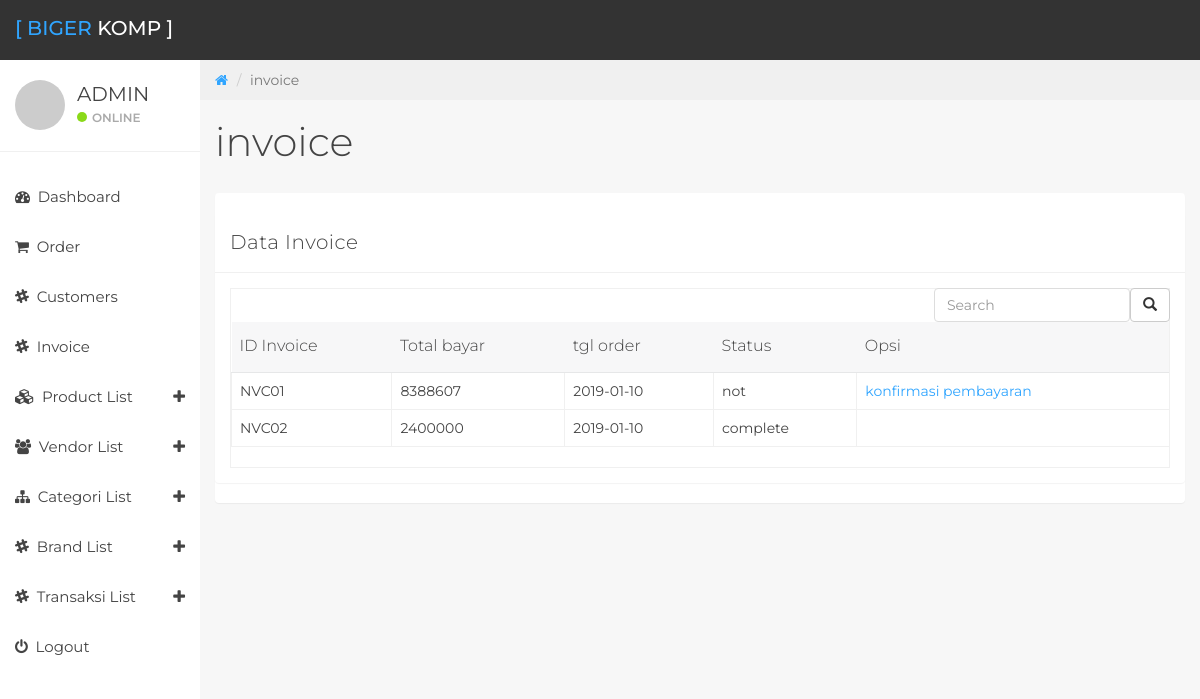
The page /home/admInvoice (signed in) on the database its author committed.
### tables this page shows
CREATE TABLE `invoice` (
  `Id_invoice` varchar(12) NOT NULL,
  `Id_cus` varchar(12) NOT NULL,
  `total_bayar` mediumint(9) NOT NULL,
  `tgl_msk` date NOT NULL,
  `status` enum('pending','complete','not') NOT NULL DEFAULT 'not'
);

### application/libraries/template.php (called while the page is built)
<?php
class Template {
   var $template_data = array();
    public function set($name, $value)
    {
        $this->template_data[$name]=$value;
    }
    public function load($template='', $view='', $view_data='', $return = FALSE)
    {
        $this->CI =& get_instance();
        $this->set('contents',$this->CI->load->view($view, $view_data, TRUE));
        return $this->CI->load->view($template, $this->template_data, $return);
    }
}
?>

### application/controllers/home.php (called while the page is built, shortened)
<?php
class Home extends CI_Controller {
 		public function admInvoice(){
 			$data['count'] = $this->produk_model->getData('invoice')->num_rows();
 			$data['invoice'] = $this->produk_model->getData('invoice')->result();
 			$this->template->load('admin/wraper','admin/isi/invoice',$data);
 		}
}
?>

### index.php (called while the page is built, shortened)
<?php
require_once BASEPATH.'core/CodeIgniter.php';

### application/models/produk_model.php (called while the page is built, shortened)
<?php
	class Produk_model extends CI_Model{
		public function getData($tables){
			return $this->db->get($tables);
		}
}
?>

### application/views/admin/isi/invoice.php (the view, shortened to what this page needs)
	<div class="col-sm-9 col-sm-offset-3 col-lg-10 col-lg-offset-2 main">
		<div class="row">
			<ol class="breadcrumb">
				<li><a href="#">
					<em class="fa fa-home"></em>
				</a></li>
				<li class="active">invoice</li>
			</ol>
		</div>
		<div class="row">
			<div class="col-lg-12">
				<h1 class="page-header">invoice</h1>
			</div>
		</div>
		<div class="panel panel-container">
			<div class="row">
				<div class="col-md-12">
		<div class="panel panel-default">
			<div class="panel-heading">Data Invoice</div>
				<div class="panel-body">
					<div class="bootstrap-table">
						<div class="fixed-table-toolbar">
							<div class="columns btn-group pull-right">
								<button class="btn btn-default" type="submit" name="search" title="search">
									<i class="glyphicon glyphicon-search icon-search"></i>
								</button>
							</div>
						<div class="pull-right search">
							<input class="form-control" type="text" placeholder="Search">
						</div>
					</div>
					<div class="fixed-table-container">
					<div class="fixed-table-body">
						<table  class="table table-hover">
								<thead>
									<tr>
										<th style="">
											ID Invoice
										</th>
										<th style="">
											Total bayar
										</th>
										<th style="">
											tgl order
										</th>
										<th style="">
											Status
										</th>
										<th class="">Opsi</th>
									</tr>
								</thead>
								<?php
								if ($count == 0) {
								?>
								<tr>
									<td align="center" colspan="6">
										<div>
											<h5>Data Kosong</h5>
										</div>
									</td>
								</tr>
								<?php
								} else {
								foreach ($invoice as $val) {
								?>
								<tr>
									<td style=""><?php echo $val->Id_invoice; ?></td>
									<td style=""><?php echo $val->total_bayar; ?></td>
									<td style=""><?php echo $val->tgl_msk; ?></td>
									<td style=""><?php echo $val->status; ?> </td>
									<td style="">
										<?php
											if ($val->status == 'pending') {
													echo "<a href =".base_url('home/admkonfirm')."/".$val->Id_invoice.">Cek konfirmasi</a>";
												} elseif ($val->status == 'not') {
													echo "<a href =".base_url('home/admkonfirm')."/".$val->Id_invoice.">konfirmasi pembayaran</a>";
												}
											}
										?>
									</td>
								</tr>
								<?php
								}
								?>
						</table>
					</div>
				</div>
			</div>
		</div>
	</div>
</div>
			</div>
		</div>

### assets/css/styles.css (style rules this page uses)
body { background: #f7f7f7; padding-top: 60px; font-size: 14px; color: #444444; font-family: "Montserrat", "Helvetica Neue", Helvetica, Arial, sans-serif; }
a, a:hover, a:focus { color: #30a5ff; }
h1, h2, h3, h4, h5, h6 { color: #444444; }
h1 { font-weight: 300; font-size: 40px; }
input.form-control { border: 1px solid #ddd; box-shadow: none; height: 46px; }
.bootstrap-table input.form-control { height: 34px; }
.panel { border: 0; }
.panel-container { padding-top: 20px; }
.panel-heading { font-size: 20px; font-weight: 300; letter-spacing: 0.025em; height: 60px; line-height: 38px; }
.panel-default .panel-heading { background: #fff; border-bottom: 1px solid #f0f0f0; color: #444444; }
.breadcrumb { border-radius: 0; padding: 10px 15px 10px 15px; background: #f0f0f0; margin: 0; }
h1.page-header { margin-top: 20px; border-bottom: 0; }
.table { background: #fff; }
.fixed-table-container { border: 1px solid #f0f0f0; }
.fixed-table-container thead th { background: #f7f7f8; border-color: #ddd; color: #444444; font-weight: 300; font-size: 16px; }
.fixed-table-container tbody td { border: 1px solid #f0f0f0; }
.fixed-table-container tbody td:last-child { border-right: none; }
.table > thead > tr > th { border-bottom: 1px solid #e6e7e8; vertical-align: middle; height: 50px; padding: 8px; }

### rows shown on the page
invoice: Id_invoice "NVC01", total_bayar "8388607", tgl_msk "2019-01-10", status "not"
invoice: Id_invoice "NVC02", total_bayar "2400000", tgl_msk "2019-01-10", status "complete"
